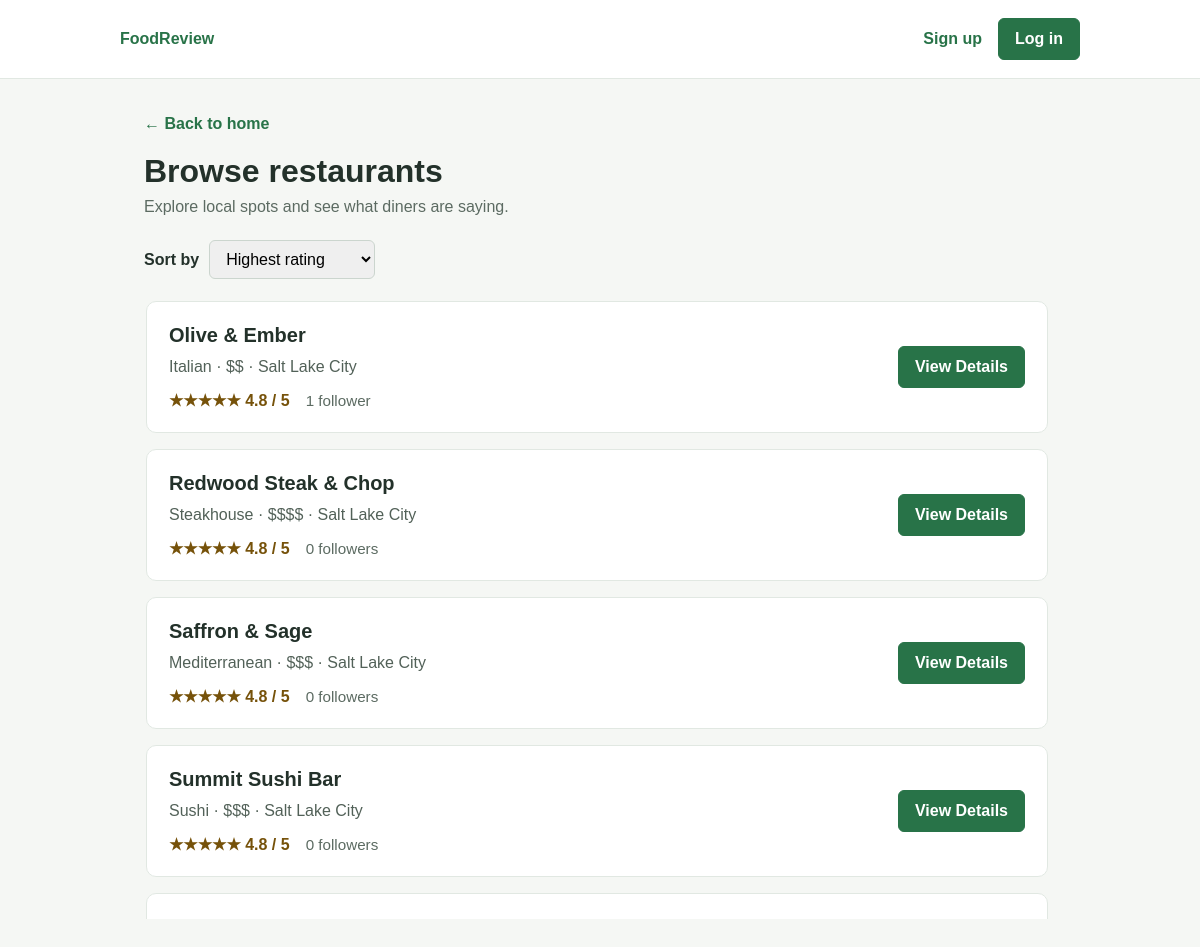
Page /restaurant-list.php on the committed database.
### tables this page shows
CREATE TABLE restaurants (
    restaurant_id INTEGER PRIMARY KEY,
    owner_user_id INTEGER NOT NULL,
    name VARCHAR(255) NOT NULL,
    cuisine_type VARCHAR(100) NOT NULL,
    price_range VARCHAR(50) NOT NULL CHECK (price_range IN ('$', '$$', '$$$', '$$$$')),
    address VARCHAR(255) NOT NULL,
    city VARCHAR(100) NOT NULL,
    phone VARCHAR(30) NOT NULL,
    avg_rating DECIMAL(3, 2),
    created_at TIMESTAMP NOT NULL DEFAULT CURRENT_TIMESTAMP,
    FOREIGN KEY (owner_user_id) REFERENCES users (user_id)
);

### includes/auth.php (called while the page is built, shortened)
<?php
require_once __DIR__ . '/db.php';
function currentUser(): ?array
{
    return $_SESSION['user'] ?? null;
}
    ?>

### includes/db.php (called while the page is built, shortened)
<?php
function db(): PDO
{
    static $pdo = null;
    if ($pdo === null) {
        $path = __DIR__ . '/../database/restaurants.db';
        $pdo = new PDO('sqlite:' . $path);
        $pdo->setAttribute(PDO::ATTR_ERRMODE, PDO::ERRMODE_EXCEPTION);
        $pdo->setAttribute(PDO::ATTR_DEFAULT_FETCH_MODE, PDO::FETCH_ASSOC);
        $pdo->exec('PRAGMA foreign_keys = ON');
    }
    return $pdo;
}

### includes/restaurants.php (called while the page is built, shortened)
<?php
require_once __DIR__ . '/db.php';
function getRestaurants(string $sortField = 'rating', string $sortDirection = 'desc'): array
{
    $column = $sortField === 'followers' ? 'followers' : 'rating';
    $direction = $sortDirection === 'asc' ? 'ASC' : 'DESC';
    return db()->query(RESTAURANT_SELECT . " ORDER BY $column $direction, r.name")->fetchAll();
}
function ratingStars($rating): string
{
    $fullStars = max(0, min(5, (int) round((float) $rating)));
    return str_repeat('★', $fullStars) . str_repeat('☆', 5 - $fullStars);
}
function formatRating($rating): string
{
    return $rating === null ? 'No ratings yet' : number_format((float) $rating, 1) . ' / 5';
}

### restaurant-list.php (the view, shortened to what this page needs)
<?php
require_once 'includes/auth.php';
require_once 'includes/restaurants.php';
$sortOptions = [
    'rating-desc' => 'Highest rating',
    'rating-asc' => 'Lowest rating',
    'followers-desc' => 'Most followers',
    'followers-asc' => 'Fewest followers',
];
$sort = $_GET['sort'] ?? 'rating-desc';
[$sortField, $sortDirection] = explode('-', $sort);
$sortedRestaurants = getRestaurants($sortField, $sortDirection);
?>
<!DOCTYPE html>
<html lang="en">
<head>
    <link rel="stylesheet" href="css/styles.css">
</head>
<body>
    <?php require_once 'includes/header.php'; ?>
    <main>
        <a class="back-link" href="landing-page.php">← Back to home</a>
        <h1>Browse restaurants</h1>
        <p class="intro">Explore local spots and see what diners are saying.</p>
        <div class="list-toolbar">
            <form class="sort-form" method="get" action="">
                <label for="sort">Sort by</label>
                <select id="sort" name="sort" onchange="this.form.submit()">
                    <?php foreach ($sortOptions as $value => $label): ?>
                        <option value="<?= $value ?>"<?= $value === $sort ? ' selected' : '' ?>><?= $label ?></option>
                    <?php endforeach; ?>
                </select>
            </form>
        </div>
        <section class="restaurant-list" aria-label="Restaurants">
            <?php foreach ($sortedRestaurants as $restaurant): ?>
                <article class="restaurant-card">
                    <div class="restaurant-card-info">
                        <h2><?= htmlspecialchars($restaurant['name'], ENT_QUOTES, 'UTF-8') ?></h2>
                        <p><?= htmlspecialchars($restaurant['cuisine'] . ' · ' . $restaurant['price_range'] . ' · ' . $restaurant['city'], ENT_QUOTES, 'UTF-8') ?></p>
                        <div class="restaurant-stats">
                            <span class="rating" aria-label="Rating: <?= formatRating($restaurant['rating']) ?>">
                                <?= ratingStars($restaurant['rating']) ?> <?= formatRating($restaurant['rating']) ?>
                            </span>
                            <span class="followers"><?= number_format($restaurant['followers']) ?> follower<?= (int) $restaurant['followers'] === 1 ? '' : 's' ?></span>
                        </div>
                    </div>
                    <a class="details-button" href="restaurant-details.php?restaurant=<?= (int) $restaurant['id'] ?>">View Details</a>
                </article>
            <?php endforeach; ?>
        </section>
    </main>
</body>
</html>

### includes/header.php
<?php $headerUser = currentUser(); ?>
<header>
    <a href="landing-page.php" aria-label="FoodReview home">FoodReview</a>
    <nav class="header-links" aria-label="Account">
        <?php if ($headerUser === null): ?>
            <a href="register.php">Sign up</a>
            <a class="account-button" href="login.php">Log in</a>
        <?php else: ?>
            <a class="account-button" href="account-info.php">Account Info</a>
            <a href="logout.php">Log out</a>
        <?php endif; ?>
    </nav>
</header>

### css/styles.css (style rules this page uses)
* { box-sizing: border-box; }
body { background: #f5f7f4; color: #23312a; font-family: Arial, sans-serif; margin: 0; }
header { align-items: center; background: #fff; border-bottom: 1px solid #e1e8e2; display: flex; justify-content: space-between; padding: 18px max(24px, calc((100% - 960px) / 2)); }
header a { color: #287348; font-weight: 600; text-decoration: none; }
.header-links { align-items: center; display: flex; flex-wrap: wrap; gap: 16px; justify-content: flex-end; }
main { margin: 0 auto; max-width: 960px; padding: 36px 24px; }
h1 { margin: 0 0 8px; }
.intro { color: #5c6b62; margin: 0 0 24px; }
.back-link { color: #287348; display: inline-block; font-weight: 600; margin-bottom: 20px; text-decoration: none; }
.details-button, .account-button, .follow-button, .secondary-button, .danger-button { border: 1px solid transparent; border-radius: 6px; cursor: pointer; display: inline-block; font: inherit; font-weight: 600; padding: 11px 16px; text-align: center; text-decoration: none; }
.details-button, .account-button, .follow-button { background: #287348; border-color: #287348; color: #fff; }
.list-toolbar { align-items: center; display: flex; flex-wrap: wrap; gap: 12px; justify-content: space-between; margin-bottom: 20px; }
.sort-form { align-items: center; display: flex; gap: 10px; }
.sort-form label { font-weight: 600; }
.sort-form select { border: 1px solid #cbd5ce; border-radius: 6px; font: inherit; padding: 9px 12px; }
.restaurant-list { display: grid; gap: 16px; max-height: min(62vh, 620px); overflow-y: auto; padding: 2px 8px 2px 2px; }
.restaurant-card { align-items: center; background: #fff; border: 1px solid #e1e8e2; border-radius: 10px; display: flex; gap: 20px; justify-content: space-between; padding: 22px; }
.restaurant-card h2 { font-size: 1.25rem; margin: 0 0 8px; }
.restaurant-card p { color: #526158; line-height: 1.5; margin: 0 0 12px; }
.restaurant-card .details-button { flex-shrink: 0; }
.restaurant-stats { align-items: center; display: flex; flex-wrap: wrap; gap: 6px 16px; margin-bottom: 16px; }
.restaurant-card .restaurant-stats { margin-bottom: 0; }
.rating { color: #76520a; font-weight: 600; }
.followers { color: #5c6b62; font-size: 0.95rem; }

### rows in the picture
restaurants: name "Olive & Ember", cuisine_type+price_range+city "Italian · $$ · Salt Lake City", avg_rating "★★★★★", avg_rating "4.8 / 5", followers "1"
restaurants: name "Redwood Steak & Chop", cuisine_type+price_range+city "Steakhouse · $$$$ · Salt Lake City", avg_rating "★★★★★", avg_rating "4.8 / 5", followers "0"
restaurants: name "Saffron & Sage", cuisine_type+price_range+city "Mediterranean · $$$ · Salt Lake City", avg_rating "★★★★★", avg_rating "4.8 / 5", followers "0"
restaurants: name "Summit Sushi Bar", cuisine_type+price_range+city "Sushi · $$$ · Salt Lake City", avg_rating "★★★★★", avg_rating "4.8 / 5", followers "0"

### other values in the picture
form field sort "Highest rating"
